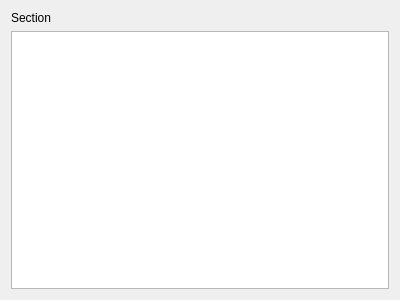
<?xml version="1.0" encoding="UTF-8"?>
<ui version="4.0">
 <class>items_widget</class>
 <widget class="QWidget" name="items_widget">
  <property name="geometry">
   <rect>
    <x>0</x>
    <y>0</y>
    <width>400</width>
    <height>300</height>
   </rect>
  </property>
  <property name="windowTitle">
   <string>Form</string>
  </property>
  <layout class="QGridLayout" name="gridLayout">
   <item row="0" column="0">
    <widget class="QLabel" name="label">
     <property name="text">
      <string>Section</string>
     </property>
    </widget>
   </item>
   <item row="1" column="0">
    <widget class="QListView" name="items"/>
   </item>
  </layout>
 </widget>
 <resources/>
 <connections/>
</ui>
